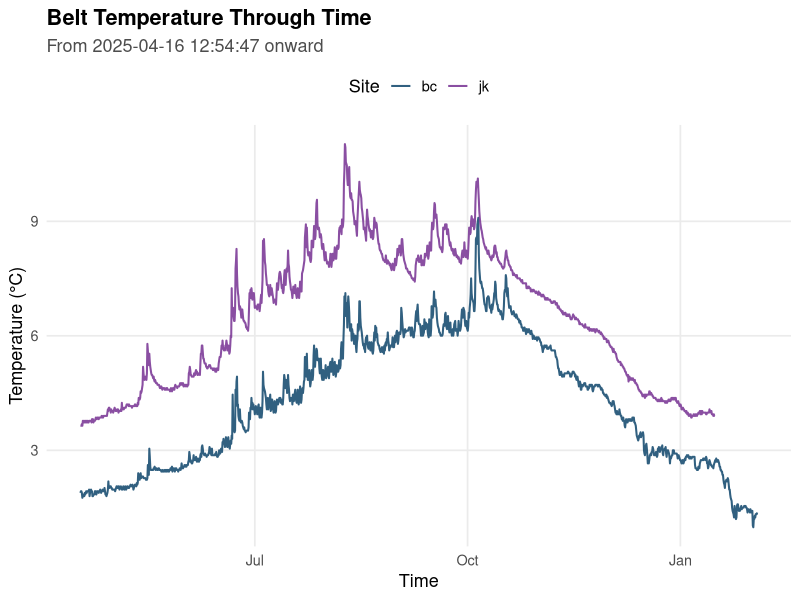
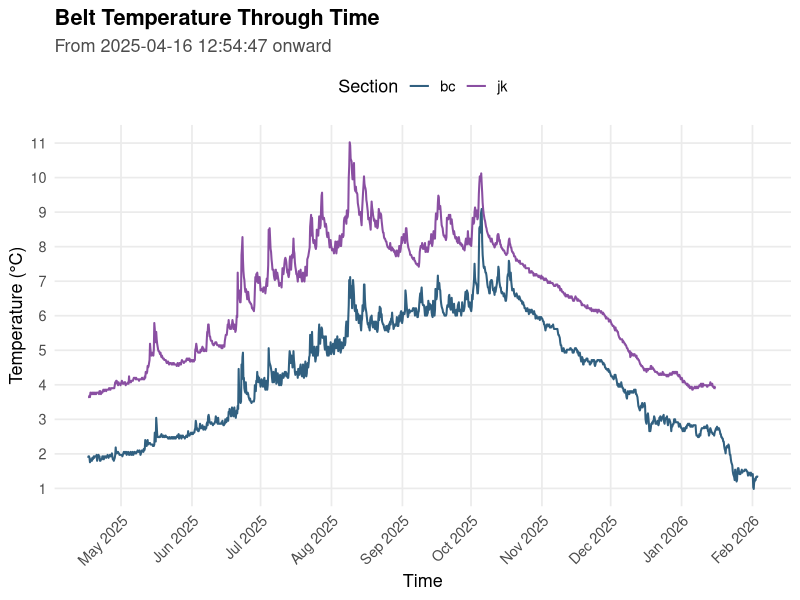
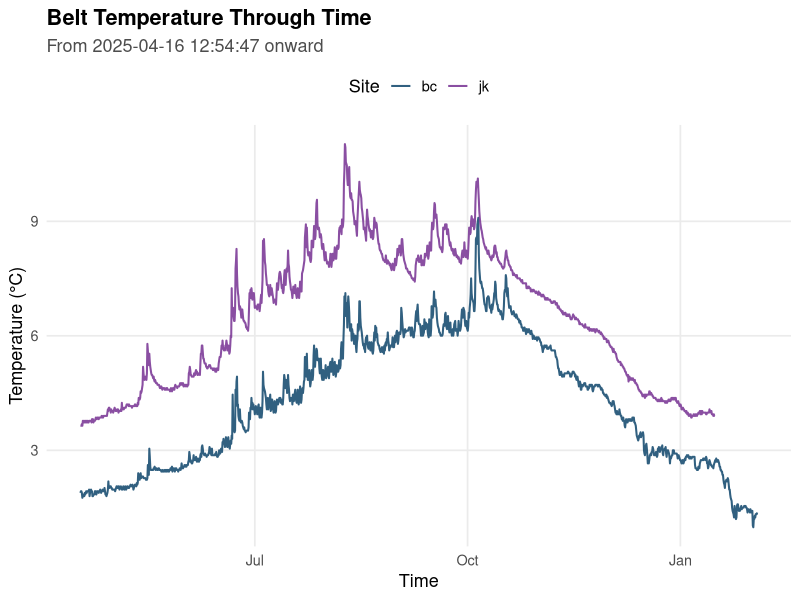

These figures' R source, in order:
setwd("/Users/tannermbarnes/Library/CloudStorage/OneDrive-MichiganTechnologicalUniversity/PhD/HOBO")
library(readxl)
library(dplyr)
library(ggplot2)

bc <- read_excel("data/belt_mine.xlsx", sheet = "BC")
jk <- read_excel("data/belt_mine.xlsx", sheet = "JK")

# Standardize column names
bc <- bc %>%
  rename(
    id = `#`,
    datetime = "date",
    temp_c = "temp"
  ) %>%
  mutate(site = "bc")

jk <- jk %>%
  rename(
    id = `#`,
    datetime = "date",
    temp_c = "temp"
  ) %>%
  mutate(site = "jk")

belt <- bind_rows(bc, jk)

# Plot temperature over time starting at the earliest time
start_time <- as.POSIXct("2025-04-16 12:54:47", tz = "America/New_York")
belt_plot <- belt %>%
  mutate(datetime = as.POSIXct(datetime, tz = "America/New_York")) %>%
  filter(datetime >= start_time)

plot_belt <- ggplot(belt_plot, aes(x = datetime, y = temp_c, color = site)) +
  geom_line(linewidth = 0.7, alpha = 0.9) +
  labs(
    title = "Belt Temperature Through Time",
    subtitle = "From 2025-04-16 12:54:47 onward",
    x = "Time",
    y = "Temperature (°C)",
    color = "Site"
  ) +
  scale_color_manual(values = c(bc = "#1B4F72", jk = "#7D3C98")) +
  theme_minimal(base_size = 13) +
  theme(
    plot.title = element_text(face = "bold"),
    plot.subtitle = element_text(color = "gray30"),
    panel.grid.minor = element_blank(),
    legend.position = "top"
  )

plot_belt

ggsave(
  filename = "figures/belt_temperature_time.png",
  plot = plot_belt,
  width = 10,
  height = 6,
  dpi = 300
)

# --- Pastable chunk: monthly x-axis labels and 1°C y-axis ticks ---
plot_belt_dense_axes <- belt_plot %>%
  mutate(
    datetime = as.POSIXct(datetime, tz = "America/New_York"),
    temp_c = as.numeric(temp_c)
  ) %>%
  ggplot(aes(x = datetime, y = temp_c, color = site)) +
  geom_line(linewidth = 0.7, alpha = 0.9) +
  labs(
    title = "Belt Temperature Through Time",
    subtitle = "From 2025-04-16 12:54:47 onward",
    x = "Time",
    y = "Temperature (°C)",
    color = "Section"
  ) +
  scale_color_manual(values = c(bc = "#1B4F72", jk = "#7D3C98")) +
  scale_x_datetime(date_breaks = "1 month", date_labels = "%b %Y") +
  scale_y_continuous(
    breaks = seq(
      floor(min(belt_plot$temp_c, na.rm = TRUE)),
      ceiling(max(belt_plot$temp_c, na.rm = TRUE)),
      by = 1
    )
  ) +
  theme_minimal(base_size = 13) +
  theme(
    plot.title = element_text(face = "bold"),
    plot.subtitle = element_text(color = "gray30"),
    panel.grid.minor = element_blank(),
    legend.position = "top",
    axis.text.x = element_text(angle = 45, hjust = 1)
  )

plot_belt_dense_axes
